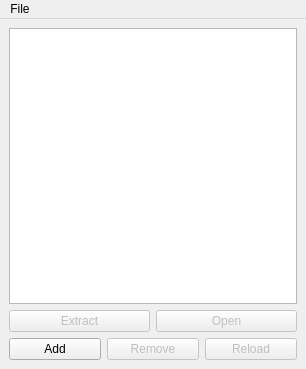
<?xml version="1.0" encoding="UTF-8"?>
<ui version="4.0">
 <class>MainWindow</class>
 <widget class="QMainWindow" name="MainWindow">
  <property name="geometry">
   <rect>
    <x>0</x>
    <y>0</y>
    <width>306</width>
    <height>369</height>
   </rect>
  </property>
  <property name="windowTitle">
   <string>MainWindow</string>
  </property>
  <widget class="QWidget" name="centralwidget">
   <layout class="QVBoxLayout" name="verticalLayout">
    <item>
     <widget class="ERFEditorTable" name="tableView">
      <property name="acceptDrops">
       <bool>true</bool>
      </property>
      <property name="editTriggers">
       <set>QAbstractItemView::NoEditTriggers</set>
      </property>
      <property name="dragEnabled">
       <bool>true</bool>
      </property>
      <property name="dragDropMode">
       <enum>QAbstractItemView::DragDrop</enum>
      </property>
      <property name="defaultDropAction">
       <enum>Qt::CopyAction</enum>
      </property>
      <property name="alternatingRowColors">
       <bool>true</bool>
      </property>
      <property name="selectionBehavior">
       <enum>QAbstractItemView::SelectRows</enum>
      </property>
      <property name="gridStyle">
       <enum>Qt::NoPen</enum>
      </property>
      <attribute name="verticalHeaderVisible">
       <bool>false</bool>
      </attribute>
     </widget>
    </item>
    <item>
     <layout class="QHBoxLayout" name="horizontalLayout_2">
      <item>
       <widget class="QPushButton" name="extractButton">
        <property name="enabled">
         <bool>false</bool>
        </property>
        <property name="text">
         <string>Extract</string>
        </property>
       </widget>
      </item>
      <item>
       <widget class="QPushButton" name="openButton">
        <property name="enabled">
         <bool>false</bool>
        </property>
        <property name="text">
         <string>Open</string>
        </property>
       </widget>
      </item>
     </layout>
    </item>
    <item>
     <layout class="QHBoxLayout" name="horizontalLayout">
      <item>
       <widget class="QPushButton" name="loadButton">
        <property name="text">
         <string>Add</string>
        </property>
       </widget>
      </item>
      <item>
       <widget class="QPushButton" name="unloadButton">
        <property name="enabled">
         <bool>false</bool>
        </property>
        <property name="text">
         <string>Remove</string>
        </property>
       </widget>
      </item>
      <item>
       <widget class="QPushButton" name="refreshButton">
        <property name="enabled">
         <bool>false</bool>
        </property>
        <property name="text">
         <string>Reload</string>
        </property>
       </widget>
      </item>
     </layout>
    </item>
   </layout>
  </widget>
  <widget class="QMenuBar" name="menubar">
   <property name="geometry">
    <rect>
     <x>0</x>
     <y>0</y>
     <width>306</width>
     <height>22</height>
    </rect>
   </property>
   <widget class="QMenu" name="menuFile">
    <property name="title">
     <string>File</string>
    </property>
    <addaction name="actionNew"/>
    <addaction name="actionOpen"/>
    <addaction name="actionSave"/>
    <addaction name="actionSaveAs"/>
    <addaction name="separator"/>
    <addaction name="actionRevert"/>
    <addaction name="separator"/>
    <addaction name="actionExit"/>
   </widget>
   <addaction name="menuFile"/>
  </widget>
  <action name="actionNew">
   <property name="text">
    <string>New</string>
   </property>
  </action>
  <action name="actionOpen">
   <property name="text">
    <string>Open</string>
   </property>
  </action>
  <action name="actionSave">
   <property name="text">
    <string>Save</string>
   </property>
  </action>
  <action name="actionSaveAs">
   <property name="text">
    <string>Save As</string>
   </property>
  </action>
  <action name="actionRevert">
   <property name="text">
    <string>Revert</string>
   </property>
  </action>
  <action name="actionExit">
   <property name="text">
    <string>Exit</string>
   </property>
  </action>
 </widget>
 <customwidgets>
  <customwidget>
   <class>RobustTableView</class>
   <extends>QTableView</extends>
   <header location="global">utility.ui_libraries.qt.widgets.itemviews.tableview</header>
  </customwidget>
  <customwidget>
   <class>ERFEditorTable</class>
   <extends>RobustTableView</extends>
   <header location="global">toolset.gui.editors.erf</header>
  </customwidget>
 </customwidgets>
 <resources/>
 <connections/>
</ui>
